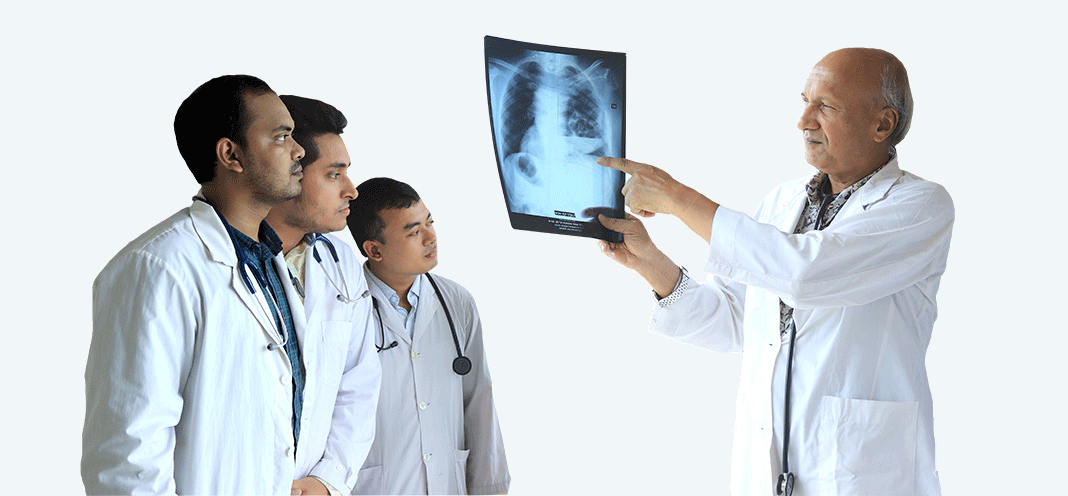
#> input picture scratch/test_candidates/rcmch_flip1.png, 1068 x 496 px, found by its file name
$ python test_rcmch_preview.py
#> lines starting #> are read from the running program, lines starting #| are printed output that depends on the picture
import os
from PIL import Image

f1 = "scratch/test_candidates/rcmch_flip1.png"
f4 = "scratch/test_candidates/rcmch_flip4.png"

im1 = Image.open(f1)
#> im1 is the input picture: PIL image 1068x496 RGB; mean R, G, B 206.6, 212.5, 217.4
im4 = Image.open(f4)
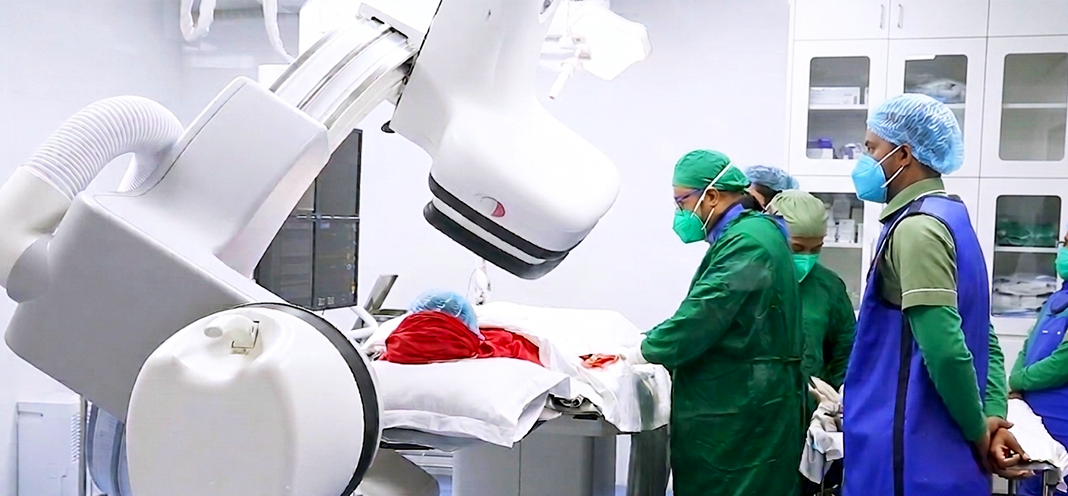
#> input picture scratch/test_candidates/rcmch_flip4.png, 1068 x 496 px, found by its file name
#> im4 is the input picture: PIL image 1068x496 RGB; mean R, G, B 168.1, 174, 184.9
print("im1 size:", im1.size)
#| im1 size: (1068, 496)
print("im4 size:", im4.size)
#| im4 size: (1068, 496)

# Let's save a smaller preview or check color distribution
box1 = im1.crop((0, 0, 500, 496))
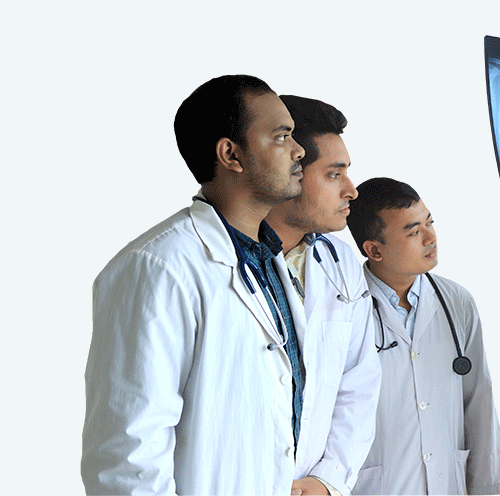
#> box1: PIL image 500x496 RGB; mean R, G, B 198.7, 204.4, 208.9
box4 = im4.crop((0, 0, 500, 496))
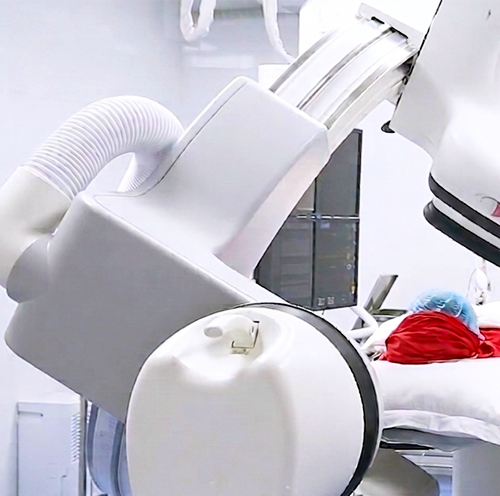
#> box4: PIL image 500x496 RGB; mean R, G, B 195.8, 192.2, 202.1
print("Extracted boxes successfully")
